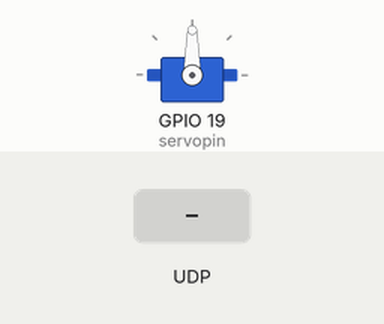
A program run on a simulated Raspberry Pi (BCM pin numbers). Shown: servo. The inputs (shaded band) are chosen by the test bench. Servo angles are drawn from the pulse width (0.5 ms = 0°, 2.5 ms = 180°); the clock reads 2024-03-15 10:24:30 at power-on unless the program sets it.

Above: at 1.3 s.
1.4 s: UDP packet "1" arrives
At 2.1 s:
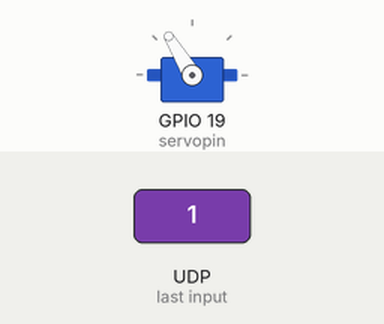
Timing chart, 0 to 4.4 s (numbered marks = the images above; inputs shaded):
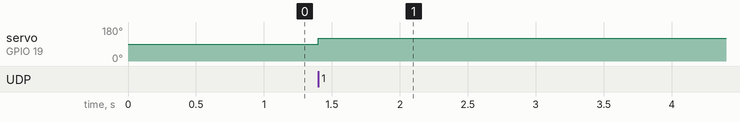

The program:

sg90Linkdevelop_2.py
```python
#!/usr/bin/env python

from socket import *
from time import ctime
import RPi.GPIO as GPIO
import time
import signal
import atexit

def Cycle(times):
    Time = int(time.time()*times%10)
    return Time

atexit.register(GPIO.cleanup)
servopin = 19
GPIO.setmode(GPIO.BCM)
GPIO.setup(servopin, GPIO.OUT, initial=False)
p = GPIO.PWM(servopin,50) #50HZ
p.start(0)
p.ChangeDutyCycle(7.5) #设置转动角度
time.sleep(0.1)                      #等该20ms周期结束 ,转动时间
p.ChangeDutyCycle(0)                  #归零信号
time.sleep(0.02)

host = '' #监听所有的ip
port = 10141#接口必 须一致
bufsize = 102400
addr = (host,port)

udpServer = socket(AF_INET,SOCK_DGRAM)
udpServer.bind(addr) #开始监听
#data,addr= udpServer.recvfrom(bufsize)  #接收数据和返回地址
    #处理数据
#data = data.decode(encoding="utf-8")
#udpServer.sendto(data.encode(encoding='utf-8'),addr)
    #发送数据
#data = int(data)
#print(''data)
#if data==0:
    #status = "欢迎光临，按1左30，按2右30，按3左60，按4右60，按5左90，按6右90，按7复位，按8退出"+'0'
    #udpServer.sendto(status.encode(encoding='utf-8'),addr)

while True:
    if Cycle(100)<=6:
                        #转动间隔
        data,addr= udpServer.recvfrom(bufsize)  #接收数据和返回地址
            #处理数据
        data = data.decode(encoding="utf-8")
            #发送数据
        data = int(data)
        #print('收到指令：',data)
        #curdata.append(data)
        #lastdata.append(data)
        #last+=1
        #deltdata = lastdata[last] - curdata[last]
        if(data==7):
            i = 7.5
        elif(data==1):
            i = 9.2
        elif(data==2):
            i = 5.8
        elif(data==3): #当物体偏左，应当向左转
            i=10.6
        elif(data==4 ):
            i=4.1
        elif(data==5):
            i=12.4
        elif(data==6):
            i=2.6
        p.ChangeDutyCycle(i) #设置转动角度
        time.sleep(0.5)                      #等该20ms周期结束 ,转动时间
        p.ChangeDutyCycle(0)                  #归零信号
        time.sleep(0.02)

udpServer.close()
```

Measured:
- after the input at 1.4 s, servo on GPIO 19 (servopin): 90° → 121° at once
